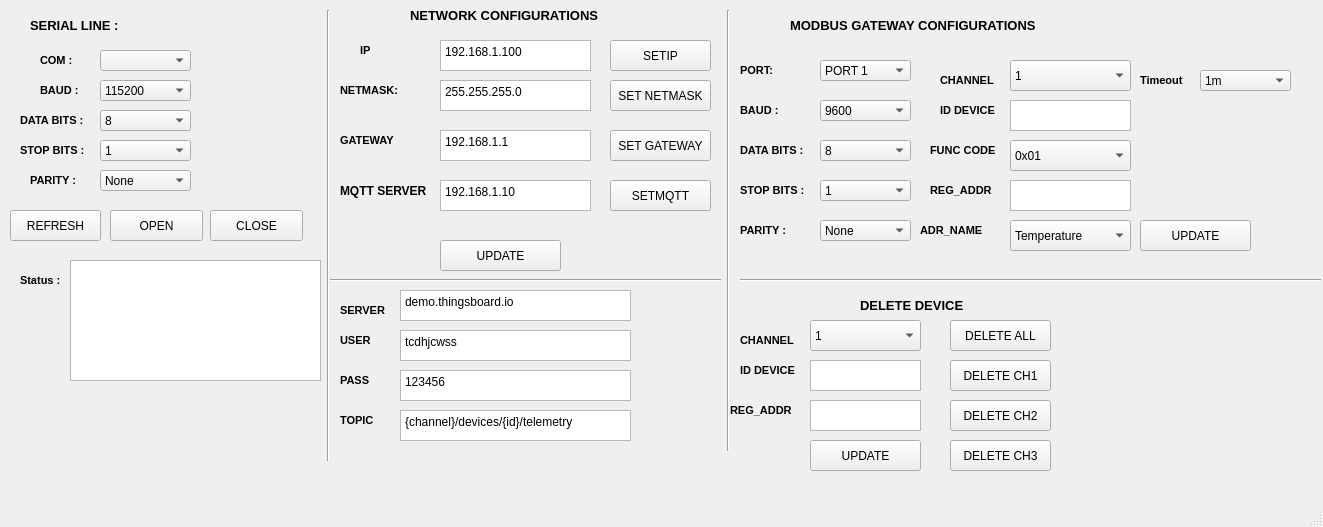
<?xml version="1.0" encoding="UTF-8"?>
<ui version="4.0">
 <class>MainWindow</class>
 <widget class="QMainWindow" name="MainWindow">
  <property name="geometry">
   <rect>
    <x>0</x>
    <y>0</y>
    <width>1323</width>
    <height>527</height>
   </rect>
  </property>
  <property name="windowTitle">
   <string>MainWindow</string>
  </property>
  <widget class="QWidget" name="centralwidget">
   <widget class="QLabel" name="label_4">
    <property name="geometry">
     <rect>
      <x>360</x>
      <y>40</y>
      <width>31</width>
      <height>21</height>
     </rect>
    </property>
    <property name="font">
     <font>
      <pointsize>8</pointsize>
      <weight>75</weight>
      <bold>true</bold>
     </font>
    </property>
    <property name="text">
     <string>IP </string>
    </property>
   </widget>
   <widget class="QLabel" name="label_7">
    <property name="geometry">
     <rect>
      <x>410</x>
      <y>0</y>
      <width>261</width>
      <height>31</height>
     </rect>
    </property>
    <property name="font">
     <font>
      <pointsize>10</pointsize>
      <weight>75</weight>
      <bold>true</bold>
     </font>
    </property>
    <property name="text">
     <string>NETWORK CONFIGURATIONS</string>
    </property>
   </widget>
   <widget class="QLabel" name="label_8">
    <property name="geometry">
     <rect>
      <x>20</x>
      <y>110</y>
      <width>71</width>
      <height>21</height>
     </rect>
    </property>
    <property name="font">
     <font>
      <pointsize>8</pointsize>
      <weight>75</weight>
      <bold>true</bold>
     </font>
    </property>
    <property name="text">
     <string>DATA BITS :</string>
    </property>
   </widget>
   <widget class="QComboBox" name="DATABIT">
    <property name="geometry">
     <rect>
      <x>100</x>
      <y>110</y>
      <width>91</width>
      <height>21</height>
     </rect>
    </property>
    <property name="font">
     <font>
      <pointsize>9</pointsize>
     </font>
    </property>
    <item>
     <property name="text">
      <string>8</string>
     </property>
    </item>
    <item>
     <property name="text">
      <string>7</string>
     </property>
    </item>
   </widget>
   <widget class="Line" name="line_2">
    <property name="geometry">
     <rect>
      <x>720</x>
      <y>10</y>
      <width>16</width>
      <height>441</height>
     </rect>
    </property>
    <property name="orientation">
     <enum>Qt::Vertical</enum>
    </property>
   </widget>
   <widget class="QComboBox" name="BAUD">
    <property name="geometry">
     <rect>
      <x>100</x>
      <y>80</y>
      <width>91</width>
      <height>21</height>
     </rect>
    </property>
    <property name="font">
     <font>
      <pointsize>9</pointsize>
     </font>
    </property>
    <item>
     <property name="text">
      <string>115200</string>
     </property>
    </item>
    <item>
     <property name="text">
      <string>9600</string>
     </property>
    </item>
    <item>
     <property name="text">
      <string>4800</string>
     </property>
    </item>
   </widget>
   <widget class="QLabel" name="label_2">
    <property name="geometry">
     <rect>
      <x>40</x>
      <y>80</y>
      <width>41</width>
      <height>21</height>
     </rect>
    </property>
    <property name="font">
     <font>
      <pointsize>8</pointsize>
      <weight>75</weight>
      <bold>true</bold>
     </font>
    </property>
    <property name="text">
     <string>BAUD :</string>
    </property>
   </widget>
   <widget class="QLabel" name="label">
    <property name="geometry">
     <rect>
      <x>30</x>
      <y>10</y>
      <width>111</width>
      <height>31</height>
     </rect>
    </property>
    <property name="font">
     <font>
      <pointsize>10</pointsize>
      <weight>75</weight>
      <bold>true</bold>
     </font>
    </property>
    <property name="text">
     <string>SERIAL LINE :</string>
    </property>
   </widget>
   <widget class="QPushButton" name="OPENBUTTON">
    <property name="geometry">
     <rect>
      <x>110</x>
      <y>210</y>
      <width>93</width>
      <height>31</height>
     </rect>
    </property>
    <property name="text">
     <string>OPEN</string>
    </property>
   </widget>
   <widget class="QComboBox" name="STOPBITS">
    <property name="geometry">
     <rect>
      <x>100</x>
      <y>140</y>
      <width>91</width>
      <height>21</height>
     </rect>
    </property>
    <property name="font">
     <font>
      <pointsize>9</pointsize>
     </font>
    </property>
    <item>
     <property name="text">
      <string>1</string>
     </property>
    </item>
    <item>
     <property name="text">
      <string>2</string>
     </property>
    </item>
   </widget>
   <widget class="Line" name="line">
    <property name="geometry">
     <rect>
      <x>320</x>
      <y>10</y>
      <width>16</width>
      <height>451</height>
     </rect>
    </property>
    <property name="orientation">
     <enum>Qt::Vertical</enum>
    </property>
   </widget>
   <widget class="QPushButton" name="CLOSEBUTTON">
    <property name="geometry">
     <rect>
      <x>210</x>
      <y>210</y>
      <width>93</width>
      <height>31</height>
     </rect>
    </property>
    <property name="text">
     <string>CLOSE</string>
    </property>
   </widget>
   <widget class="QComboBox" name="PARITY">
    <property name="geometry">
     <rect>
      <x>100</x>
      <y>170</y>
      <width>91</width>
      <height>21</height>
     </rect>
    </property>
    <property name="font">
     <font>
      <pointsize>9</pointsize>
     </font>
    </property>
    <item>
     <property name="text">
      <string>None</string>
     </property>
    </item>
    <item>
     <property name="text">
      <string>1</string>
     </property>
    </item>
   </widget>
   <widget class="QLabel" name="label_10">
    <property name="geometry">
     <rect>
      <x>30</x>
      <y>170</y>
      <width>51</width>
      <height>21</height>
     </rect>
    </property>
    <property name="font">
     <font>
      <pointsize>8</pointsize>
      <weight>75</weight>
      <bold>true</bold>
     </font>
    </property>
    <property name="text">
     <string>PARITY :</string>
    </property>
   </widget>
   <widget class="QLabel" name="label_5">
    <property name="geometry">
     <rect>
      <x>340</x>
      <y>80</y>
      <width>61</width>
      <height>21</height>
     </rect>
    </property>
    <property name="font">
     <font>
      <pointsize>8</pointsize>
      <weight>75</weight>
      <bold>true</bold>
     </font>
    </property>
    <property name="text">
     <string>NETMASK:</string>
    </property>
   </widget>
   <widget class="QPushButton" name="UPDATE">
    <property name="geometry">
     <rect>
      <x>440</x>
      <y>240</y>
      <width>121</width>
      <height>31</height>
     </rect>
    </property>
    <property name="text">
     <string>UPDATE</string>
    </property>
   </widget>
   <widget class="QComboBox" name="COM">
    <property name="geometry">
     <rect>
      <x>100</x>
      <y>50</y>
      <width>91</width>
      <height>21</height>
     </rect>
    </property>
    <property name="font">
     <font>
      <pointsize>9</pointsize>
     </font>
    </property>
   </widget>
   <widget class="QLabel" name="label_9">
    <property name="geometry">
     <rect>
      <x>20</x>
      <y>140</y>
      <width>71</width>
      <height>21</height>
     </rect>
    </property>
    <property name="font">
     <font>
      <pointsize>8</pointsize>
      <weight>75</weight>
      <bold>true</bold>
     </font>
    </property>
    <property name="text">
     <string>STOP BITS :</string>
    </property>
   </widget>
   <widget class="QLabel" name="label_11">
    <property name="geometry">
     <rect>
      <x>20</x>
      <y>270</y>
      <width>41</width>
      <height>21</height>
     </rect>
    </property>
    <property name="font">
     <font>
      <pointsize>8</pointsize>
      <weight>75</weight>
      <bold>true</bold>
     </font>
    </property>
    <property name="text">
     <string>Status :</string>
    </property>
   </widget>
   <widget class="QLabel" name="label_6">
    <property name="geometry">
     <rect>
      <x>340</x>
      <y>130</y>
      <width>71</width>
      <height>21</height>
     </rect>
    </property>
    <property name="font">
     <font>
      <pointsize>8</pointsize>
      <weight>75</weight>
      <bold>true</bold>
     </font>
    </property>
    <property name="text">
     <string>GATEWAY</string>
    </property>
   </widget>
   <widget class="QLabel" name="label_3">
    <property name="geometry">
     <rect>
      <x>40</x>
      <y>50</y>
      <width>41</width>
      <height>21</height>
     </rect>
    </property>
    <property name="font">
     <font>
      <pointsize>8</pointsize>
      <weight>75</weight>
      <bold>true</bold>
     </font>
    </property>
    <property name="text">
     <string>COM :</string>
    </property>
   </widget>
   <widget class="QPushButton" name="bt_refresh">
    <property name="geometry">
     <rect>
      <x>10</x>
      <y>210</y>
      <width>91</width>
      <height>31</height>
     </rect>
    </property>
    <property name="text">
     <string>REFRESH</string>
    </property>
   </widget>
   <widget class="QTextEdit" name="testing">
    <property name="geometry">
     <rect>
      <x>70</x>
      <y>260</y>
      <width>251</width>
      <height>121</height>
     </rect>
    </property>
   </widget>
   <widget class="QTextEdit" name="IP">
    <property name="geometry">
     <rect>
      <x>440</x>
      <y>40</y>
      <width>151</width>
      <height>31</height>
     </rect>
    </property>
    <property name="font">
     <font>
      <pointsize>9</pointsize>
     </font>
    </property>
    <property name="html">
     <string>&lt;!DOCTYPE HTML PUBLIC &quot;-//W3C//DTD HTML 4.0//EN&quot; &quot;http://www.w3.org/TR/REC-html40/strict.dtd&quot;&gt;
&lt;html&gt;&lt;head&gt;&lt;meta name=&quot;qrichtext&quot; content=&quot;1&quot; /&gt;&lt;style type=&quot;text/css&quot;&gt;
p, li { white-space: pre-wrap; }
&lt;/style&gt;&lt;/head&gt;&lt;body style=&quot; font-family:'MS Shell Dlg 2'; font-size:9pt; font-weight:400; font-style:normal;&quot;&gt;
&lt;p style=&quot; margin-top:0px; margin-bottom:0px; margin-left:0px; margin-right:0px; -qt-block-indent:0; text-indent:0px;&quot;&gt;192.168.1.100&lt;/p&gt;&lt;/body&gt;&lt;/html&gt;</string>
    </property>
   </widget>
   <widget class="QTextEdit" name="NETMASK">
    <property name="geometry">
     <rect>
      <x>440</x>
      <y>80</y>
      <width>151</width>
      <height>31</height>
     </rect>
    </property>
    <property name="font">
     <font>
      <pointsize>9</pointsize>
     </font>
    </property>
    <property name="html">
     <string>&lt;!DOCTYPE HTML PUBLIC &quot;-//W3C//DTD HTML 4.0//EN&quot; &quot;http://www.w3.org/TR/REC-html40/strict.dtd&quot;&gt;
&lt;html&gt;&lt;head&gt;&lt;meta name=&quot;qrichtext&quot; content=&quot;1&quot; /&gt;&lt;style type=&quot;text/css&quot;&gt;
p, li { white-space: pre-wrap; }
&lt;/style&gt;&lt;/head&gt;&lt;body style=&quot; font-family:'MS Shell Dlg 2'; font-size:9pt; font-weight:400; font-style:normal;&quot;&gt;
&lt;p style=&quot; margin-top:0px; margin-bottom:0px; margin-left:0px; margin-right:0px; -qt-block-indent:0; text-indent:0px;&quot;&gt;255.255.255.0&lt;/p&gt;&lt;/body&gt;&lt;/html&gt;</string>
    </property>
   </widget>
   <widget class="QTextEdit" name="GATEWAY">
    <property name="geometry">
     <rect>
      <x>440</x>
      <y>130</y>
      <width>151</width>
      <height>31</height>
     </rect>
    </property>
    <property name="font">
     <font>
      <pointsize>9</pointsize>
     </font>
    </property>
    <property name="html">
     <string>&lt;!DOCTYPE HTML PUBLIC &quot;-//W3C//DTD HTML 4.0//EN&quot; &quot;http://www.w3.org/TR/REC-html40/strict.dtd&quot;&gt;
&lt;html&gt;&lt;head&gt;&lt;meta name=&quot;qrichtext&quot; content=&quot;1&quot; /&gt;&lt;style type=&quot;text/css&quot;&gt;
p, li { white-space: pre-wrap; }
&lt;/style&gt;&lt;/head&gt;&lt;body style=&quot; font-family:'MS Shell Dlg 2'; font-size:9pt; font-weight:400; font-style:normal;&quot;&gt;
&lt;p style=&quot; margin-top:0px; margin-bottom:0px; margin-left:0px; margin-right:0px; -qt-block-indent:0; text-indent:0px;&quot;&gt;192.168.1.1&lt;/p&gt;&lt;/body&gt;&lt;/html&gt;</string>
    </property>
   </widget>
   <widget class="QLabel" name="label_13">
    <property name="geometry">
     <rect>
      <x>790</x>
      <y>10</y>
      <width>431</width>
      <height>31</height>
     </rect>
    </property>
    <property name="font">
     <font>
      <pointsize>10</pointsize>
      <weight>75</weight>
      <bold>true</bold>
     </font>
    </property>
    <property name="text">
     <string>MODBUS GATEWAY CONFIGURATIONS</string>
    </property>
   </widget>
   <widget class="QLabel" name="label_14">
    <property name="geometry">
     <rect>
      <x>740</x>
      <y>60</y>
      <width>51</width>
      <height>21</height>
     </rect>
    </property>
    <property name="font">
     <font>
      <pointsize>8</pointsize>
      <weight>75</weight>
      <bold>true</bold>
     </font>
    </property>
    <property name="text">
     <string>PORT:</string>
    </property>
   </widget>
   <widget class="QComboBox" name="PORT">
    <property name="geometry">
     <rect>
      <x>820</x>
      <y>60</y>
      <width>91</width>
      <height>21</height>
     </rect>
    </property>
    <property name="font">
     <font>
      <pointsize>9</pointsize>
     </font>
    </property>
    <item>
     <property name="text">
      <string>PORT 1</string>
     </property>
    </item>
    <item>
     <property name="text">
      <string>PORT 2</string>
     </property>
    </item>
    <item>
     <property name="text">
      <string>PORT 3</string>
     </property>
    </item>
   </widget>
   <widget class="QLabel" name="label_15">
    <property name="geometry">
     <rect>
      <x>740</x>
      <y>100</y>
      <width>41</width>
      <height>21</height>
     </rect>
    </property>
    <property name="font">
     <font>
      <pointsize>8</pointsize>
      <weight>75</weight>
      <bold>true</bold>
     </font>
    </property>
    <property name="text">
     <string>BAUD :</string>
    </property>
   </widget>
   <widget class="QComboBox" name="BAUD_PORT">
    <property name="geometry">
     <rect>
      <x>820</x>
      <y>100</y>
      <width>91</width>
      <height>21</height>
     </rect>
    </property>
    <property name="font">
     <font>
      <pointsize>9</pointsize>
     </font>
    </property>
    <item>
     <property name="text">
      <string>9600</string>
     </property>
    </item>
    <item>
     <property name="text">
      <string>4800</string>
     </property>
    </item>
    <item>
     <property name="text">
      <string>115200</string>
     </property>
    </item>
   </widget>
   <widget class="QLabel" name="label_16">
    <property name="geometry">
     <rect>
      <x>740</x>
      <y>140</y>
      <width>71</width>
      <height>21</height>
     </rect>
    </property>
    <property name="font">
     <font>
      <pointsize>8</pointsize>
      <weight>75</weight>
      <bold>true</bold>
     </font>
    </property>
    <property name="text">
     <string>DATA BITS :</string>
    </property>
   </widget>
   <widget class="QComboBox" name="DATABIT_PORT">
    <property name="geometry">
     <rect>
      <x>820</x>
      <y>140</y>
      <width>91</width>
      <height>21</height>
     </rect>
    </property>
    <property name="font">
     <font>
      <pointsize>9</pointsize>
     </font>
    </property>
    <item>
     <property name="text">
      <string>8</string>
     </property>
    </item>
    <item>
     <property name="text">
      <string>7</string>
     </property>
    </item>
   </widget>
   <widget class="QLabel" name="label_17">
    <property name="geometry">
     <rect>
      <x>740</x>
      <y>180</y>
      <width>71</width>
      <height>21</height>
     </rect>
    </property>
    <property name="font">
     <font>
      <pointsize>8</pointsize>
      <weight>75</weight>
      <bold>true</bold>
     </font>
    </property>
    <property name="text">
     <string>STOP BITS :</string>
    </property>
   </widget>
   <widget class="QComboBox" name="STOPBITS_PORT">
    <property name="geometry">
     <rect>
      <x>820</x>
      <y>180</y>
      <width>91</width>
      <height>21</height>
     </rect>
    </property>
    <property name="font">
     <font>
      <pointsize>9</pointsize>
     </font>
    </property>
    <item>
     <property name="text">
      <string>1</string>
     </property>
    </item>
    <item>
     <property name="text">
      <string>2</string>
     </property>
    </item>
   </widget>
   <widget class="QLabel" name="label_18">
    <property name="geometry">
     <rect>
      <x>740</x>
      <y>220</y>
      <width>51</width>
      <height>21</height>
     </rect>
    </property>
    <property name="font">
     <font>
      <pointsize>8</pointsize>
      <weight>75</weight>
      <bold>true</bold>
     </font>
    </property>
    <property name="text">
     <string>PARITY :</string>
    </property>
   </widget>
   <widget class="QComboBox" name="PARITY_PORT">
    <property name="geometry">
     <rect>
      <x>820</x>
      <y>220</y>
      <width>91</width>
      <height>21</height>
     </rect>
    </property>
    <property name="font">
     <font>
      <pointsize>9</pointsize>
     </font>
    </property>
    <item>
     <property name="text">
      <string>None</string>
     </property>
    </item>
    <item>
     <property name="text">
      <string>1</string>
     </property>
    </item>
   </widget>
   <widget class="QPushButton" name="UPDATE_ID">
    <property name="geometry">
     <rect>
      <x>1140</x>
      <y>220</y>
      <width>111</width>
      <height>31</height>
     </rect>
    </property>
    <property name="text">
     <string>UPDATE</string>
    </property>
   </widget>
   <widget class="QPushButton" name="SETIP">
    <property name="geometry">
     <rect>
      <x>610</x>
      <y>40</y>
      <width>101</width>
      <height>31</height>
     </rect>
    </property>
    <property name="text">
     <string>SETIP</string>
    </property>
   </widget>
   <widget class="QPushButton" name="SETNETMASK">
    <property name="geometry">
     <rect>
      <x>610</x>
      <y>80</y>
      <width>101</width>
      <height>31</height>
     </rect>
    </property>
    <property name="text">
     <string>SET NETMASK</string>
    </property>
   </widget>
   <widget class="QPushButton" name="SETGATEWAY">
    <property name="geometry">
     <rect>
      <x>610</x>
      <y>130</y>
      <width>101</width>
      <height>31</height>
     </rect>
    </property>
    <property name="text">
     <string>SET GATEWAY</string>
    </property>
   </widget>
   <widget class="QLabel" name="label_19">
    <property name="geometry">
     <rect>
      <x>340</x>
      <y>180</y>
      <width>91</width>
      <height>21</height>
     </rect>
    </property>
    <property name="font">
     <font>
      <weight>75</weight>
      <bold>true</bold>
     </font>
    </property>
    <property name="text">
     <string>MQTT SERVER</string>
    </property>
   </widget>
   <widget class="QTextEdit" name="MQTT">
    <property name="geometry">
     <rect>
      <x>440</x>
      <y>180</y>
      <width>151</width>
      <height>31</height>
     </rect>
    </property>
    <property name="html">
     <string>&lt;!DOCTYPE HTML PUBLIC &quot;-//W3C//DTD HTML 4.0//EN&quot; &quot;http://www.w3.org/TR/REC-html40/strict.dtd&quot;&gt;
&lt;html&gt;&lt;head&gt;&lt;meta name=&quot;qrichtext&quot; content=&quot;1&quot; /&gt;&lt;style type=&quot;text/css&quot;&gt;
p, li { white-space: pre-wrap; }
&lt;/style&gt;&lt;/head&gt;&lt;body style=&quot; font-family:'MS Shell Dlg 2'; font-size:7.8pt; font-weight:400; font-style:normal;&quot;&gt;
&lt;p style=&quot; margin-top:0px; margin-bottom:0px; margin-left:0px; margin-right:0px; -qt-block-indent:0; text-indent:0px;&quot;&gt;&lt;span style=&quot; font-size:9pt;&quot;&gt;192.168.1.10&lt;/span&gt;&lt;/p&gt;&lt;/body&gt;&lt;/html&gt;</string>
    </property>
   </widget>
   <widget class="QPushButton" name="SETMQTT">
    <property name="geometry">
     <rect>
      <x>610</x>
      <y>180</y>
      <width>101</width>
      <height>31</height>
     </rect>
    </property>
    <property name="text">
     <string>SETMQTT</string>
    </property>
   </widget>
   <widget class="QLabel" name="ID_LABEL">
    <property name="geometry">
     <rect>
      <x>940</x>
      <y>100</y>
      <width>71</width>
      <height>21</height>
     </rect>
    </property>
    <property name="font">
     <font>
      <pointsize>8</pointsize>
      <weight>75</weight>
      <bold>true</bold>
     </font>
    </property>
    <property name="text">
     <string>ID DEVICE</string>
    </property>
   </widget>
   <widget class="QLabel" name="CHANNEL_LABEL">
    <property name="geometry">
     <rect>
      <x>940</x>
      <y>70</y>
      <width>61</width>
      <height>21</height>
     </rect>
    </property>
    <property name="font">
     <font>
      <pointsize>8</pointsize>
      <weight>75</weight>
      <bold>true</bold>
     </font>
    </property>
    <property name="text">
     <string>CHANNEL</string>
    </property>
   </widget>
   <widget class="QComboBox" name="CHANNEL">
    <property name="geometry">
     <rect>
      <x>1010</x>
      <y>60</y>
      <width>121</width>
      <height>31</height>
     </rect>
    </property>
    <property name="font">
     <font>
      <pointsize>9</pointsize>
     </font>
    </property>
    <item>
     <property name="text">
      <string>1</string>
     </property>
    </item>
    <item>
     <property name="text">
      <string>2</string>
     </property>
    </item>
    <item>
     <property name="text">
      <string>3</string>
     </property>
    </item>
   </widget>
   <widget class="QTextEdit" name="ID_DEVICE">
    <property name="geometry">
     <rect>
      <x>1010</x>
      <y>100</y>
      <width>121</width>
      <height>31</height>
     </rect>
    </property>
    <property name="font">
     <font>
      <pointsize>9</pointsize>
     </font>
    </property>
    <property name="html">
     <string>&lt;!DOCTYPE HTML PUBLIC &quot;-//W3C//DTD HTML 4.0//EN&quot; &quot;http://www.w3.org/TR/REC-html40/strict.dtd&quot;&gt;
&lt;html&gt;&lt;head&gt;&lt;meta name=&quot;qrichtext&quot; content=&quot;1&quot; /&gt;&lt;style type=&quot;text/css&quot;&gt;
p, li { white-space: pre-wrap; }
&lt;/style&gt;&lt;/head&gt;&lt;body style=&quot; font-family:'MS Shell Dlg 2'; font-size:9pt; font-weight:400; font-style:normal;&quot;&gt;
&lt;p style=&quot;-qt-paragraph-type:empty; margin-top:0px; margin-bottom:0px; margin-left:0px; margin-right:0px; -qt-block-indent:0; text-indent:0px; font-family:'Segoe UI';&quot;&gt;&lt;br /&gt;&lt;/p&gt;&lt;/body&gt;&lt;/html&gt;</string>
    </property>
   </widget>
   <widget class="QComboBox" name="FUNC">
    <property name="geometry">
     <rect>
      <x>1010</x>
      <y>140</y>
      <width>121</width>
      <height>31</height>
     </rect>
    </property>
    <property name="font">
     <font>
      <pointsize>9</pointsize>
     </font>
    </property>
    <item>
     <property name="text">
      <string>0x01</string>
     </property>
    </item>
    <item>
     <property name="text">
      <string>0x02</string>
     </property>
    </item>
    <item>
     <property name="text">
      <string>0x03</string>
     </property>
    </item>
    <item>
     <property name="text">
      <string>0x04</string>
     </property>
    </item>
    <item>
     <property name="text">
      <string>0x05</string>
     </property>
    </item>
    <item>
     <property name="text">
      <string>0x06</string>
     </property>
    </item>
   </widget>
   <widget class="QLabel" name="ID_LABEL_2">
    <property name="geometry">
     <rect>
      <x>930</x>
      <y>140</y>
      <width>71</width>
      <height>21</height>
     </rect>
    </property>
    <property name="font">
     <font>
      <pointsize>8</pointsize>
      <weight>75</weight>
      <bold>true</bold>
     </font>
    </property>
    <property name="text">
     <string>FUNC CODE</string>
    </property>
   </widget>
   <widget class="QTextEdit" name="REG_ADDR">
    <property name="geometry">
     <rect>
      <x>1010</x>
      <y>180</y>
      <width>121</width>
      <height>31</height>
     </rect>
    </property>
    <property name="font">
     <font>
      <pointsize>9</pointsize>
     </font>
    </property>
    <property name="html">
     <string>&lt;!DOCTYPE HTML PUBLIC &quot;-//W3C//DTD HTML 4.0//EN&quot; &quot;http://www.w3.org/TR/REC-html40/strict.dtd&quot;&gt;
&lt;html&gt;&lt;head&gt;&lt;meta name=&quot;qrichtext&quot; content=&quot;1&quot; /&gt;&lt;style type=&quot;text/css&quot;&gt;
p, li { white-space: pre-wrap; }
&lt;/style&gt;&lt;/head&gt;&lt;body style=&quot; font-family:'MS Shell Dlg 2'; font-size:9pt; font-weight:400; font-style:normal;&quot;&gt;
&lt;p style=&quot;-qt-paragraph-type:empty; margin-top:0px; margin-bottom:0px; margin-left:0px; margin-right:0px; -qt-block-indent:0; text-indent:0px; font-family:'Segoe UI';&quot;&gt;&lt;br /&gt;&lt;/p&gt;&lt;/body&gt;&lt;/html&gt;</string>
    </property>
   </widget>
   <widget class="QLabel" name="ID_LABEL_3">
    <property name="geometry">
     <rect>
      <x>930</x>
      <y>180</y>
      <width>71</width>
      <height>21</height>
     </rect>
    </property>
    <property name="font">
     <font>
      <pointsize>8</pointsize>
      <weight>75</weight>
      <bold>true</bold>
     </font>
    </property>
    <property name="text">
     <string>REG_ADDR</string>
    </property>
   </widget>
   <widget class="Line" name="line_3">
    <property name="geometry">
     <rect>
      <x>740</x>
      <y>270</y>
      <width>581</width>
      <height>20</height>
     </rect>
    </property>
    <property name="orientation">
     <enum>Qt::Horizontal</enum>
    </property>
   </widget>
   <widget class="QLabel" name="label_20">
    <property name="geometry">
     <rect>
      <x>860</x>
      <y>290</y>
      <width>141</width>
      <height>31</height>
     </rect>
    </property>
    <property name="font">
     <font>
      <pointsize>10</pointsize>
      <weight>75</weight>
      <bold>true</bold>
     </font>
    </property>
    <property name="text">
     <string>DELETE DEVICE</string>
    </property>
   </widget>
   <widget class="QLabel" name="CHANNEL_LABEL_2">
    <property name="geometry">
     <rect>
      <x>740</x>
      <y>330</y>
      <width>61</width>
      <height>21</height>
     </rect>
    </property>
    <property name="font">
     <font>
      <pointsize>8</pointsize>
      <weight>75</weight>
      <bold>true</bold>
     </font>
    </property>
    <property name="text">
     <string>CHANNEL</string>
    </property>
   </widget>
   <widget class="QComboBox" name="CHANNEL_DEL">
    <property name="geometry">
     <rect>
      <x>810</x>
      <y>320</y>
      <width>111</width>
      <height>31</height>
     </rect>
    </property>
    <property name="font">
     <font>
      <pointsize>9</pointsize>
     </font>
    </property>
    <item>
     <property name="text">
      <string>1</string>
     </property>
    </item>
    <item>
     <property name="text">
      <string>2</string>
     </property>
    </item>
    <item>
     <property name="text">
      <string>3</string>
     </property>
    </item>
   </widget>
   <widget class="QLabel" name="ID_LABEL_4">
    <property name="geometry">
     <rect>
      <x>740</x>
      <y>360</y>
      <width>71</width>
      <height>21</height>
     </rect>
    </property>
    <property name="font">
     <font>
      <pointsize>8</pointsize>
      <weight>75</weight>
      <bold>true</bold>
     </font>
    </property>
    <property name="text">
     <string>ID DEVICE</string>
    </property>
   </widget>
   <widget class="QTextEdit" name="ID_DEVICE_DEL">
    <property name="geometry">
     <rect>
      <x>810</x>
      <y>360</y>
      <width>111</width>
      <height>31</height>
     </rect>
    </property>
    <property name="font">
     <font>
      <pointsize>9</pointsize>
     </font>
    </property>
    <property name="html">
     <string>&lt;!DOCTYPE HTML PUBLIC &quot;-//W3C//DTD HTML 4.0//EN&quot; &quot;http://www.w3.org/TR/REC-html40/strict.dtd&quot;&gt;
&lt;html&gt;&lt;head&gt;&lt;meta name=&quot;qrichtext&quot; content=&quot;1&quot; /&gt;&lt;style type=&quot;text/css&quot;&gt;
p, li { white-space: pre-wrap; }
&lt;/style&gt;&lt;/head&gt;&lt;body style=&quot; font-family:'MS Shell Dlg 2'; font-size:9pt; font-weight:400; font-style:normal;&quot;&gt;
&lt;p style=&quot;-qt-paragraph-type:empty; margin-top:0px; margin-bottom:0px; margin-left:0px; margin-right:0px; -qt-block-indent:0; text-indent:0px; font-family:'Segoe UI';&quot;&gt;&lt;br /&gt;&lt;/p&gt;&lt;/body&gt;&lt;/html&gt;</string>
    </property>
   </widget>
   <widget class="QTextEdit" name="REG_ADDR_DEL">
    <property name="geometry">
     <rect>
      <x>810</x>
      <y>400</y>
      <width>111</width>
      <height>31</height>
     </rect>
    </property>
    <property name="font">
     <font>
      <pointsize>9</pointsize>
     </font>
    </property>
    <property name="html">
     <string>&lt;!DOCTYPE HTML PUBLIC &quot;-//W3C//DTD HTML 4.0//EN&quot; &quot;http://www.w3.org/TR/REC-html40/strict.dtd&quot;&gt;
&lt;html&gt;&lt;head&gt;&lt;meta name=&quot;qrichtext&quot; content=&quot;1&quot; /&gt;&lt;style type=&quot;text/css&quot;&gt;
p, li { white-space: pre-wrap; }
&lt;/style&gt;&lt;/head&gt;&lt;body style=&quot; font-family:'MS Shell Dlg 2'; font-size:9pt; font-weight:400; font-style:normal;&quot;&gt;
&lt;p style=&quot;-qt-paragraph-type:empty; margin-top:0px; margin-bottom:0px; margin-left:0px; margin-right:0px; -qt-block-indent:0; text-indent:0px; font-family:'Segoe UI';&quot;&gt;&lt;br /&gt;&lt;/p&gt;&lt;/body&gt;&lt;/html&gt;</string>
    </property>
   </widget>
   <widget class="QLabel" name="ID_LABEL_5">
    <property name="geometry">
     <rect>
      <x>730</x>
      <y>400</y>
      <width>71</width>
      <height>21</height>
     </rect>
    </property>
    <property name="font">
     <font>
      <pointsize>8</pointsize>
      <weight>75</weight>
      <bold>true</bold>
     </font>
    </property>
    <property name="text">
     <string>REG_ADDR</string>
    </property>
   </widget>
   <widget class="QPushButton" name="UPDATE_DEL">
    <property name="geometry">
     <rect>
      <x>810</x>
      <y>440</y>
      <width>111</width>
      <height>31</height>
     </rect>
    </property>
    <property name="text">
     <string>UPDATE</string>
    </property>
   </widget>
   <widget class="QPushButton" name="DELETE_ALL">
    <property name="geometry">
     <rect>
      <x>950</x>
      <y>320</y>
      <width>101</width>
      <height>31</height>
     </rect>
    </property>
    <property name="text">
     <string>DELETE ALL</string>
    </property>
   </widget>
   <widget class="QPushButton" name="DELETE_CH1">
    <property name="geometry">
     <rect>
      <x>950</x>
      <y>360</y>
      <width>101</width>
      <height>31</height>
     </rect>
    </property>
    <property name="text">
     <string>DELETE CH1</string>
    </property>
   </widget>
   <widget class="QPushButton" name="DELETE_CH2">
    <property name="geometry">
     <rect>
      <x>950</x>
      <y>400</y>
      <width>101</width>
      <height>31</height>
     </rect>
    </property>
    <property name="text">
     <string>DELETE CH2</string>
    </property>
   </widget>
   <widget class="QPushButton" name="DELETE_CH3">
    <property name="geometry">
     <rect>
      <x>950</x>
      <y>440</y>
      <width>101</width>
      <height>31</height>
     </rect>
    </property>
    <property name="text">
     <string>DELETE CH3</string>
    </property>
   </widget>
   <widget class="QTextEdit" name="TOPIC">
    <property name="geometry">
     <rect>
      <x>400</x>
      <y>410</y>
      <width>231</width>
      <height>31</height>
     </rect>
    </property>
    <property name="font">
     <font>
      <pointsize>9</pointsize>
     </font>
    </property>
    <property name="html">
     <string>&lt;!DOCTYPE HTML PUBLIC &quot;-//W3C//DTD HTML 4.0//EN&quot; &quot;http://www.w3.org/TR/REC-html40/strict.dtd&quot;&gt;
&lt;html&gt;&lt;head&gt;&lt;meta name=&quot;qrichtext&quot; content=&quot;1&quot; /&gt;&lt;style type=&quot;text/css&quot;&gt;
p, li { white-space: pre-wrap; }
&lt;/style&gt;&lt;/head&gt;&lt;body style=&quot; font-family:'MS Shell Dlg 2'; font-size:9pt; font-weight:400; font-style:normal;&quot;&gt;
&lt;p style=&quot; margin-top:0px; margin-bottom:0px; margin-left:0px; margin-right:0px; -qt-block-indent:0; text-indent:0px;&quot;&gt;&lt;span style=&quot; font-family:'Segoe UI';&quot;&gt;{channel}/devices/{id}/telemetry&lt;/span&gt;&lt;/p&gt;&lt;/body&gt;&lt;/html&gt;</string>
    </property>
   </widget>
   <widget class="QLabel" name="TOPIC_LAB">
    <property name="geometry">
     <rect>
      <x>340</x>
      <y>410</y>
      <width>71</width>
      <height>21</height>
     </rect>
    </property>
    <property name="font">
     <font>
      <pointsize>8</pointsize>
      <weight>75</weight>
      <bold>true</bold>
     </font>
    </property>
    <property name="text">
     <string>TOPIC</string>
    </property>
   </widget>
   <widget class="QLabel" name="TOPIC_LAB_2">
    <property name="geometry">
     <rect>
      <x>340</x>
      <y>300</y>
      <width>71</width>
      <height>21</height>
     </rect>
    </property>
    <property name="font">
     <font>
      <pointsize>8</pointsize>
      <weight>75</weight>
      <bold>true</bold>
     </font>
    </property>
    <property name="text">
     <string>SERVER</string>
    </property>
   </widget>
   <widget class="QTextEdit" name="SERVER">
    <property name="geometry">
     <rect>
      <x>400</x>
      <y>290</y>
      <width>231</width>
      <height>31</height>
     </rect>
    </property>
    <property name="font">
     <font>
      <pointsize>9</pointsize>
     </font>
    </property>
    <property name="html">
     <string>&lt;!DOCTYPE HTML PUBLIC &quot;-//W3C//DTD HTML 4.0//EN&quot; &quot;http://www.w3.org/TR/REC-html40/strict.dtd&quot;&gt;
&lt;html&gt;&lt;head&gt;&lt;meta name=&quot;qrichtext&quot; content=&quot;1&quot; /&gt;&lt;style type=&quot;text/css&quot;&gt;
p, li { white-space: pre-wrap; }
&lt;/style&gt;&lt;/head&gt;&lt;body style=&quot; font-family:'MS Shell Dlg 2'; font-size:9pt; font-weight:400; font-style:normal;&quot;&gt;
&lt;p style=&quot; margin-top:0px; margin-bottom:0px; margin-left:0px; margin-right:0px; -qt-block-indent:0; text-indent:0px;&quot;&gt;&lt;span style=&quot; font-family:'Segoe UI';&quot;&gt;demo.thingsboard.io&lt;/span&gt;&lt;/p&gt;&lt;/body&gt;&lt;/html&gt;</string>
    </property>
   </widget>
   <widget class="Line" name="line_4">
    <property name="geometry">
     <rect>
      <x>330</x>
      <y>270</y>
      <width>391</width>
      <height>20</height>
     </rect>
    </property>
    <property name="orientation">
     <enum>Qt::Horizontal</enum>
    </property>
   </widget>
   <widget class="QTextEdit" name="USER">
    <property name="geometry">
     <rect>
      <x>400</x>
      <y>330</y>
      <width>231</width>
      <height>31</height>
     </rect>
    </property>
    <property name="font">
     <font>
      <pointsize>9</pointsize>
     </font>
    </property>
    <property name="html">
     <string>&lt;!DOCTYPE HTML PUBLIC &quot;-//W3C//DTD HTML 4.0//EN&quot; &quot;http://www.w3.org/TR/REC-html40/strict.dtd&quot;&gt;
&lt;html&gt;&lt;head&gt;&lt;meta name=&quot;qrichtext&quot; content=&quot;1&quot; /&gt;&lt;style type=&quot;text/css&quot;&gt;
p, li { white-space: pre-wrap; }
&lt;/style&gt;&lt;/head&gt;&lt;body style=&quot; font-family:'MS Shell Dlg 2'; font-size:9pt; font-weight:400; font-style:normal;&quot;&gt;
&lt;p style=&quot; margin-top:0px; margin-bottom:0px; margin-left:0px; margin-right:0px; -qt-block-indent:0; text-indent:0px;&quot;&gt;&lt;span style=&quot; font-family:'Segoe UI';&quot;&gt;tcdhjcwss&lt;/span&gt;&lt;/p&gt;&lt;/body&gt;&lt;/html&gt;</string>
    </property>
   </widget>
   <widget class="QTextEdit" name="PASSWORD">
    <property name="geometry">
     <rect>
      <x>400</x>
      <y>370</y>
      <width>231</width>
      <height>31</height>
     </rect>
    </property>
    <property name="font">
     <font>
      <pointsize>9</pointsize>
     </font>
    </property>
    <property name="html">
     <string>&lt;!DOCTYPE HTML PUBLIC &quot;-//W3C//DTD HTML 4.0//EN&quot; &quot;http://www.w3.org/TR/REC-html40/strict.dtd&quot;&gt;
&lt;html&gt;&lt;head&gt;&lt;meta name=&quot;qrichtext&quot; content=&quot;1&quot; /&gt;&lt;style type=&quot;text/css&quot;&gt;
p, li { white-space: pre-wrap; }
&lt;/style&gt;&lt;/head&gt;&lt;body style=&quot; font-family:'MS Shell Dlg 2'; font-size:9pt; font-weight:400; font-style:normal;&quot;&gt;
&lt;p style=&quot; margin-top:0px; margin-bottom:0px; margin-left:0px; margin-right:0px; -qt-block-indent:0; text-indent:0px;&quot;&gt;123456&lt;/p&gt;&lt;/body&gt;&lt;/html&gt;</string>
    </property>
   </widget>
   <widget class="QLabel" name="TOPIC_LAB_3">
    <property name="geometry">
     <rect>
      <x>340</x>
      <y>370</y>
      <width>41</width>
      <height>21</height>
     </rect>
    </property>
    <property name="font">
     <font>
      <pointsize>8</pointsize>
      <weight>75</weight>
      <bold>true</bold>
     </font>
    </property>
    <property name="text">
     <string>PASS</string>
    </property>
   </widget>
   <widget class="QLabel" name="TOPIC_LAB_4">
    <property name="geometry">
     <rect>
      <x>340</x>
      <y>330</y>
      <width>71</width>
      <height>21</height>
     </rect>
    </property>
    <property name="font">
     <font>
      <pointsize>8</pointsize>
      <weight>75</weight>
      <bold>true</bold>
     </font>
    </property>
    <property name="text">
     <string>USER</string>
    </property>
   </widget>
   <widget class="QComboBox" name="ADR_NAME">
    <property name="geometry">
     <rect>
      <x>1010</x>
      <y>220</y>
      <width>121</width>
      <height>31</height>
     </rect>
    </property>
    <property name="font">
     <font>
      <pointsize>9</pointsize>
     </font>
    </property>
    <item>
     <property name="text">
      <string>Temperature</string>
     </property>
    </item>
    <item>
     <property name="text">
      <string>Humidity</string>
     </property>
    </item>
    <item>
     <property name="text">
      <string>Lumen</string>
     </property>
    </item>
    <item>
     <property name="text">
      <string>Voltage</string>
     </property>
    </item>
    <item>
     <property name="text">
      <string>Current</string>
     </property>
    </item>
    <item>
     <property name="text">
      <string>Power</string>
     </property>
    </item>
   </widget>
   <widget class="QLabel" name="ID_LABEL_6">
    <property name="geometry">
     <rect>
      <x>920</x>
      <y>220</y>
      <width>81</width>
      <height>21</height>
     </rect>
    </property>
    <property name="font">
     <font>
      <pointsize>8</pointsize>
      <weight>75</weight>
      <bold>true</bold>
     </font>
    </property>
    <property name="text">
     <string>ADR_NAME</string>
    </property>
   </widget>
   <widget class="QComboBox" name="STOPBITS_PORT_2">
    <property name="geometry">
     <rect>
      <x>1200</x>
      <y>70</y>
      <width>91</width>
      <height>21</height>
     </rect>
    </property>
    <property name="font">
     <font>
      <pointsize>9</pointsize>
     </font>
    </property>
    <item>
     <property name="text">
      <string>1m</string>
     </property>
    </item>
    <item>
     <property name="text">
      <string>3m</string>
     </property>
    </item>
    <item>
     <property name="text">
      <string>5m</string>
     </property>
    </item>
   </widget>
   <widget class="QLabel" name="CHANNEL_LABEL_3">
    <property name="geometry">
     <rect>
      <x>1140</x>
      <y>70</y>
      <width>71</width>
      <height>21</height>
     </rect>
    </property>
    <property name="font">
     <font>
      <pointsize>8</pointsize>
      <weight>75</weight>
      <bold>true</bold>
     </font>
    </property>
    <property name="text">
     <string>Timeout</string>
    </property>
   </widget>
  </widget>
  <widget class="QMenuBar" name="menubar">
   <property name="geometry">
    <rect>
     <x>0</x>
     <y>0</y>
     <width>1323</width>
     <height>26</height>
    </rect>
   </property>
  </widget>
  <widget class="QStatusBar" name="statusbar"/>
 </widget>
 <resources/>
 <connections/>
</ui>
